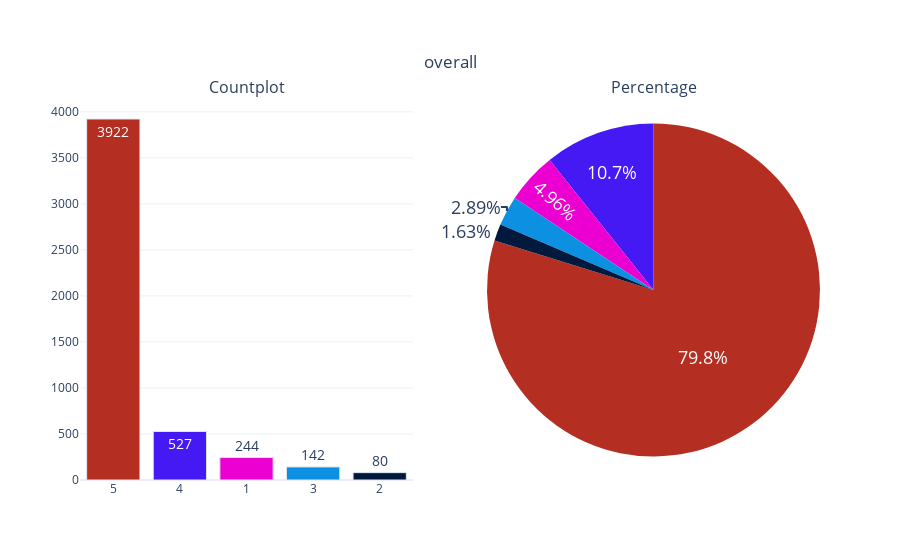

The code cell stored with this chart in its notebook:
### Code cell
categorical_variable_summary(df, 'overall')

### Figure 1 — Plotly figure (JSON) as saved in the notebook; plotly's stock layout.template omitted (floating-point values rounded to 4 significant figures)
{"data": [{"marker": {"color": ["#B42F22", "#4419F4", "#EB00D1", "#0C91E2", "#00193D"], "line": {"color": "#DBE6EC", "width": 1}}, "name": "overall", "showlegend": false, "text": ["3922", "527", "244", "142", "80"], "textfont": {"size": 14}, "textposition": "auto", "type": "bar", "x": ["5", "4", "1", "3", "2"], "xaxis": "x", "y": [3922, 527, 244, 142, 80], "yaxis": "y"}, {"domain": {"x": [0.55, 1], "y": [0, 1]}, "labels": ["5", "4", "1", "3", "2"], "marker": {"colors": ["#B42F22", "#4419F4", "#EB00D1", "#0C91E2", "#00193D"]}, "name": "overall", "showlegend": false, "textfont": {"size": 18}, "type": "pie", "values": [3922, 527, 244, 142, 80]}], "layout": {"annotations": [{"font": {"size": 16}, "showarrow": false, "text": "Countplot", "x": 0.225, "xanchor": "center", "xref": "paper", "y": 1, "yanchor": "bottom", "yref": "paper"}, {"font": {"size": 16}, "showarrow": false, "text": "Percentage", "x": 0.775, "xanchor": "center", "xref": "paper", "y": 1, "yanchor": "bottom", "yref": "paper"}], "title": {"text": "overall", "x": 0.5, "xanchor": "center", "y": 0.9, "yanchor": "top"}, "xaxis": {"anchor": "y", "domain": [0, 0.45]}, "yaxis": {"anchor": "x", "domain": [0, 1]}}}
